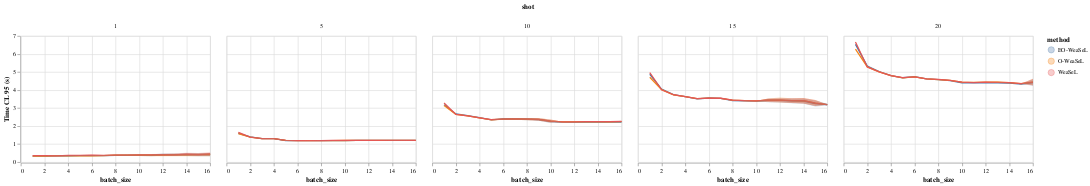

Notebook source saved alongside this figure:
### Code cell
ws_inf_df = calc_confidence_limits(
    ws_test_profile_df[
        ws_test_profile_df["Action"] == "[Learner]WeaselUnet.evaluation_process"
    ].drop(columns=["index", "Action", "Percentage (%)"]),
)

line_chart = (
    alt.Chart(ws_inf_df)
    .mark_line()
    .encode(
        x="batch_size",
        y="Mean (s)",
        color="method",
    )
)

error_chart = (
    alt.Chart(ws_inf_df)
    .mark_errorband()
    .encode(
        x="batch_size",
        y=alt.Y("CL 95 U").title("Time CL 95 (s)"),
        y2="CL 95 L",
        color="method",
    )
)

(line_chart + error_chart).properties(width=300, height=200).facet(column="shot")

### Figure 1 — Vega specification as saved in the notebook (floating-point values rounded to 4 significant figures; data arrays with more than 128 entries replaced by an {"elided": "..."} marker saying what was removed)
{"$schema": "https://vega.github.io/schema/vega/v5.json", "data": [{"name": "source_0", "values": {"elided": "240 records"}}, {"name": "column_domain", "values": [{"shot": 1, "count": 48}, {"shot": 10, "count": 48}, {"shot": 15, "count": 48}, {"shot": 20, "count": 48}, {"shot": 5, "count": 48}]}, {"name": "data_2", "values": {"elided": "240 records"}}, {"name": "source_0_color_domain_method_0", "values": [{"method": "EO-WeaSeL"}, {"method": "O-WeaSeL"}, {"method": "WeaSeL"}]}, {"name": "data_2_color_domain_method_1", "values": [{"method": "EO-WeaSeL"}, {"method": "O-WeaSeL"}, {"method": "WeaSeL"}]}], "signals": [{"name": "child_width", "value": 300}, {"name": "child_height", "value": 200}], "marks": [{"type": "group", "name": "column-title", "title": {"text": "shot", "style": "guide-title", "offset": 10}, "role": "column-title"}, {"type": "group", "name": "row_header", "encode": {"update": {"height": {"signal": "child_height"}}}, "axes": [{"scale": "y", "grid": false, "title": "Time CL 95 (s)", "labelOverlap": true, "tickCount": {"signal": "ceil(child_height/40)"}, "zindex": 0, "orient": "left"}], "role": "row-header"}, {"type": "group", "name": "column_header", "from": {"data": "column_domain"}, "sort": {"field": "datum[\"shot\"]", "order": "ascending"}, "encode": {"update": {"width": {"signal": "child_width"}}}, "title": {"text": {"signal": "format(parent[\"shot\"], \"\")"}, "style": "guide-label", "offset": 10, "frame": "group"}, "role": "column-header"}, {"type": "group", "name": "column_footer", "from": {"data": "column_domain"}, "sort": {"field": "datum[\"shot\"]", "order": "ascending"}, "encode": {"update": {"width": {"signal": "child_width"}}}, "axes": [{"scale": "x", "orient": "bottom", "labelOverlap": true, "tickCount": {"signal": "ceil(child_width/40)"}, "title": "batch_size", "zindex": 0, "grid": false, "labelFlush": true}], "role": "column-footer"}, {"type": "group", "name": "cell", "from": {"facet": {"data": "source_0", "name": "facet", "groupby": ["shot"]}}, "sort": {"field": ["datum[\"shot\"]"], "order": ["ascending"]}, "encode": {"update": {"width": {"signal": "child_width"}, "height": {"signal": "child_height"}}}, "data": [{"name": "data_0", "source": "facet", "transform": [{"type": "formula", "expr": "datum[\"CL 95 L\"]", "as": "upper_CL 95 U"}, {"type": "formula", "expr": "datum[\"CL 95 U\"]", "as": "lower_CL 95 U"}]}], "marks": [{"type": "group", "name": "child_layer_0_pathgroup", "from": {"facet": {"data": "facet", "name": "faceted_path_child_layer_0_main", "groupby": ["method"]}}, "encode": {"update": {"height": {"field": {"signal": null, "datum": null, "group": "height", "parent": null}}, "width": {"field": {"signal": null, "datum": null, "group": "width", "parent": null}}}}, "marks": [{"type": "line", "name": "child_layer_0_marks", "from": {"data": "faceted_path_child_layer_0_main"}, "sort": {"field": "datum[\"batch_size\"]"}, "encode": {"update": {"stroke": {"field": "method", "scale": "color"}, "defined": {"signal": "isValid(datum[\"batch_size\"]) && isFinite(+datum[\"batch_size\"]) && isValid(datum[\"Mean (s)\"]) && isFinite(+datum[\"Mean (s)\"])"}, "x": {"field": "batch_size", "scale": "x"}, "y": {"field": "Mean (s)", "scale": "y"}}}, "style": ["line"]}]}, {"type": "group", "name": "child_layer_1_layer_0_pathgroup", "from": {"facet": {"data": "data_0", "name": "faceted_path_child_layer_1_layer_0_main", "groupby": ["method"]}}, "encode": {"update": {"width": {"field": {"signal": null, "datum": null, "group": "width", "parent": null}}, "height": {"field": {"signal": null, "datum": null, "group": "height", "parent": null}}}}, "marks": [{"type": "area", "name": "child_layer_1_layer_0_marks", "from": {"data": "faceted_path_child_layer_1_layer_0_main"}, "sort": {"field": "datum[\"batch_size\"]"}, "encode": {"update": {"defined": {"signal": "isValid(datum[\"batch_size\"]) && isFinite(+datum[\"batch_size\"]) && isValid(datum[\"lower_CL 95 U\"]) && isFinite(+datum[\"lower_CL 95 U\"])"}, "opacity": {"value": 0.3}, "x": {"field": "batch_size", "scale": "x"}, "orient": {"value": "vertical"}, "fill": {"field": "method", "scale": "color"}, "tooltip": {"signal": "{\"CL 95 L\": format(datum[\"upper_CL 95 U\"], \"\"), \"CL 95 U\": format(datum[\"lower_CL 95 U\"], \"\"), \"method\": isValid(datum[\"method\"]) ? datum[\"method\"] : \"\"+datum[\"method\"], \"batch_size\": format(datum[\"batch_size\"], \"\")}"}, "y": {"field": "lower_CL 95 U", "scale": "y"}, "y2": {"field": "upper_CL 95 U", "scale": "y"}}}, "style": ["area", "errorband-band"]}]}], "axes": [{"scale": "x", "minExtent": 0, "labels": false, "domain": false, "gridScale": "y", "tickCount": {"signal": "ceil(child_width/40)"}, "zindex": 0, "grid": true, "maxExtent": 0, "aria": false, "orient": "bottom", "ticks": false}, {"scale": "y", "aria": false, "gridScale": "x", "maxExtent": 0, "minExtent": 0, "orient": "left", "grid": true, "tickCount": {"signal": "ceil(child_height/40)"}, "domain": false, "zindex": 0, "labels": false, "ticks": false}], "style": "cell"}], "scales": [{"name": "x", "type": "linear", "domain": {"fields": [{"data": "source_0", "field": "batch_size"}, {"data": "data_2", "field": "batch_size"}]}, "range": [0, {"signal": "child_width"}], "zero": false, "nice": true}, {"name": "y", "type": "linear", "domain": {"fields": [{"data": "source_0", "field": "Mean (s)"}, {"data": "data_2", "field": "lower_CL 95 U"}, {"data": "data_2", "field": "upper_CL 95 U"}]}, "range": [{"signal": "child_height"}, 0], "nice": true, "zero": true}, {"name": "color", "type": "ordinal", "domain": {"fields": [{"data": "source_0_color_domain_method_0", "field": "method"}, {"data": "data_2_color_domain_method_1", "field": "method"}], "sort": true}, "range": "category"}], "background": "white", "padding": 5, "layout": {"padding": 20, "offset": {"columnTitle": 10}, "columns": {"signal": "length(data('column_domain'))"}, "bounds": "full", "align": "all"}, "legends": [{"stroke": "color", "symbolType": "circle", "title": "method", "fill": "color", "encode": {"symbols": {"update": {"opacity": {"value": 0.3}}}}}]}
